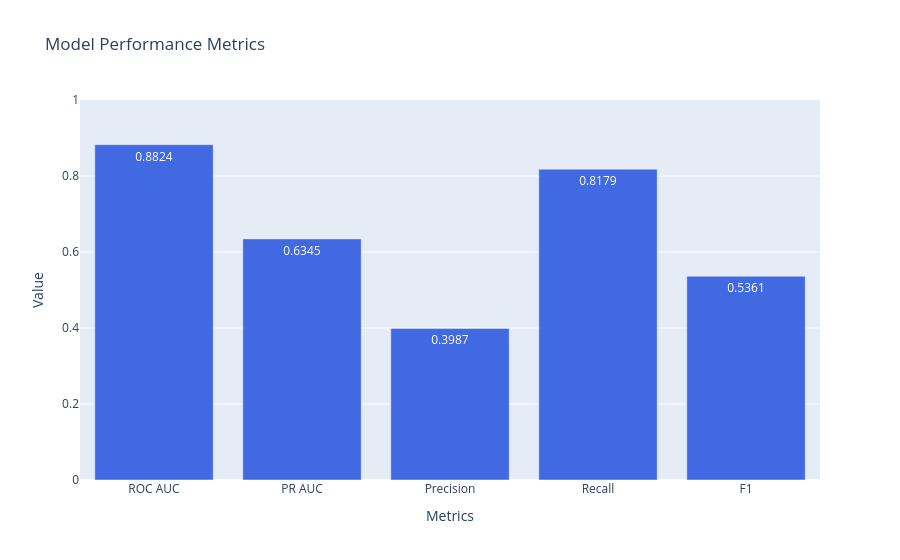

Notebook code for this chart:
### Code cell
lr_visualizer.plot_metrics_comparison()

### Figure 1 — Plotly figure (JSON) as saved in the notebook; plotly's stock layout.template omitted (floating-point values rounded to 4 significant figures)
{"data": [{"marker": {"color": "royalblue"}, "text": ["0.8824", "0.6345", "0.3987", "0.8179", "0.5361"], "textfont": {"size": 12}, "textposition": "auto", "x": ["ROC AUC", "PR AUC", "Precision", "Recall", "F1"], "y": [0.8824, 0.6345, 0.3987, 0.8179, 0.5361], "type": "bar"}], "layout": {"yaxis": {"title": {"text": "Value"}, "range": [0, 1]}, "title": {"text": "Model Performance Metrics"}, "xaxis": {"title": {"text": "Metrics"}}, "showlegend": false}}
